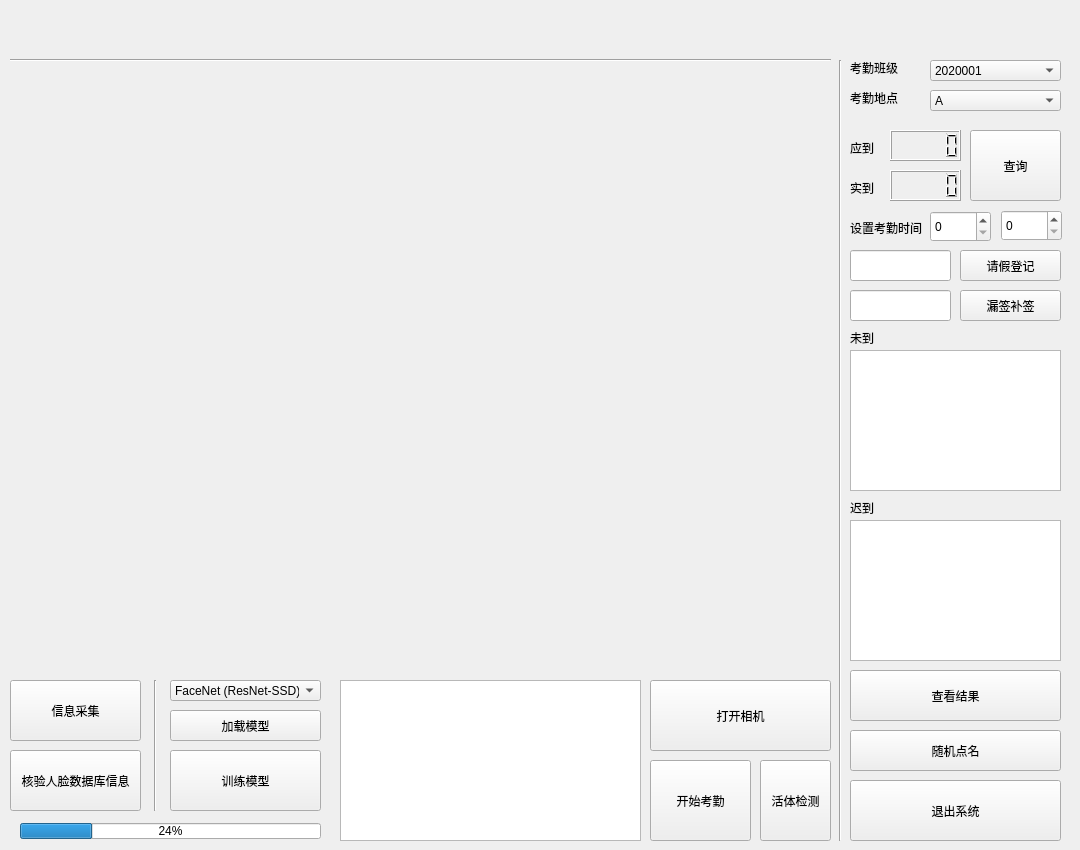
<?xml version="1.0" encoding="UTF-8"?>
<ui version="4.0">
 <class>Form</class>
 <widget class="QWidget" name="Form">
  <property name="geometry">
   <rect>
    <x>0</x>
    <y>0</y>
    <width>1080</width>
    <height>850</height>
   </rect>
  </property>
  <property name="minimumSize">
   <size>
    <width>1080</width>
    <height>850</height>
   </size>
  </property>
  <property name="maximumSize">
   <size>
    <width>1080</width>
    <height>850</height>
   </size>
  </property>
  <property name="windowTitle">
   <string>Form</string>
  </property>
  <widget class="QLabel" name="label_time">
   <property name="geometry">
    <rect>
     <x>840</x>
     <y>10</y>
     <width>231</width>
     <height>30</height>
    </rect>
   </property>
   <property name="text">
    <string/>
   </property>
  </widget>
  <widget class="QLCDNumber" name="lcd_1">
   <property name="geometry">
    <rect>
     <x>890</x>
     <y>130</y>
     <width>71</width>
     <height>31</height>
    </rect>
   </property>
  </widget>
  <widget class="QLCDNumber" name="lcd_2">
   <property name="geometry">
    <rect>
     <x>890</x>
     <y>170</y>
     <width>71</width>
     <height>31</height>
    </rect>
   </property>
  </widget>
  <widget class="QLabel" name="label_lcdName1">
   <property name="geometry">
    <rect>
     <x>850</x>
     <y>140</y>
     <width>31</width>
     <height>16</height>
    </rect>
   </property>
   <property name="text">
    <string>应到</string>
   </property>
  </widget>
  <widget class="QLabel" name="label_lcdName2">
   <property name="geometry">
    <rect>
     <x>850</x>
     <y>180</y>
     <width>31</width>
     <height>16</height>
    </rect>
   </property>
   <property name="text">
    <string>实到</string>
   </property>
  </widget>
  <widget class="QLabel" name="label_listName1">
   <property name="geometry">
    <rect>
     <x>850</x>
     <y>330</y>
     <width>31</width>
     <height>16</height>
    </rect>
   </property>
   <property name="text">
    <string>未到</string>
   </property>
  </widget>
  <widget class="QLabel" name="label_listName2">
   <property name="geometry">
    <rect>
     <x>850</x>
     <y>500</y>
     <width>41</width>
     <height>16</height>
    </rect>
   </property>
   <property name="text">
    <string>迟到</string>
   </property>
  </widget>
  <widget class="QPushButton" name="bt_view">
   <property name="geometry">
    <rect>
     <x>850</x>
     <y>670</y>
     <width>211</width>
     <height>51</height>
    </rect>
   </property>
   <property name="text">
    <string>查看结果</string>
   </property>
  </widget>
  <widget class="QPushButton" name="bt_leave">
   <property name="geometry">
    <rect>
     <x>960</x>
     <y>250</y>
     <width>101</width>
     <height>31</height>
    </rect>
   </property>
   <property name="text">
    <string>请假登记</string>
   </property>
  </widget>
  <widget class="QPushButton" name="bt_exit">
   <property name="geometry">
    <rect>
     <x>850</x>
     <y>780</y>
     <width>211</width>
     <height>61</height>
    </rect>
   </property>
   <property name="text">
    <string>退出系统</string>
   </property>
  </widget>
  <widget class="QLabel" name="label_class">
   <property name="geometry">
    <rect>
     <x>850</x>
     <y>60</y>
     <width>51</width>
     <height>16</height>
    </rect>
   </property>
   <property name="text">
    <string>考勤班级</string>
   </property>
  </widget>
  <widget class="QLabel" name="label_location">
   <property name="geometry">
    <rect>
     <x>850</x>
     <y>90</y>
     <width>61</width>
     <height>16</height>
    </rect>
   </property>
   <property name="text">
    <string>考勤地点</string>
   </property>
  </widget>
  <widget class="QComboBox" name="comboBox_class">
   <property name="geometry">
    <rect>
     <x>930</x>
     <y>60</y>
     <width>131</width>
     <height>21</height>
    </rect>
   </property>
   <item>
    <property name="text">
     <string>2020001</string>
    </property>
   </item>
   <item>
    <property name="text">
     <string>2020002</string>
    </property>
   </item>
  </widget>
  <widget class="QComboBox" name="comboBox_location">
   <property name="geometry">
    <rect>
     <x>930</x>
     <y>90</y>
     <width>131</width>
     <height>21</height>
    </rect>
   </property>
   <item>
    <property name="text">
     <string>A</string>
    </property>
   </item>
   <item>
    <property name="text">
     <string>B</string>
    </property>
   </item>
   <item>
    <property name="text">
     <string>C</string>
    </property>
   </item>
   <item>
    <property name="text">
     <string>D</string>
    </property>
   </item>
   <item>
    <property name="text">
     <string>E</string>
    </property>
   </item>
  </widget>
  <widget class="QPushButton" name="bt_check">
   <property name="geometry">
    <rect>
     <x>970</x>
     <y>130</y>
     <width>91</width>
     <height>71</height>
    </rect>
   </property>
   <property name="text">
    <string>查询</string>
   </property>
  </widget>
  <widget class="QPushButton" name="bt_gathering">
   <property name="geometry">
    <rect>
     <x>10</x>
     <y>680</y>
     <width>131</width>
     <height>61</height>
    </rect>
   </property>
   <property name="text">
    <string>信息采集</string>
   </property>
  </widget>
  <widget class="QPushButton" name="bt_start_check">
   <property name="geometry">
    <rect>
     <x>650</x>
     <y>760</y>
     <width>101</width>
     <height>81</height>
    </rect>
   </property>
   <property name="text">
    <string>开始考勤</string>
   </property>
  </widget>
  <widget class="QPushButton" name="bt_blinks">
   <property name="geometry">
    <rect>
     <x>760</x>
     <y>760</y>
     <width>71</width>
     <height>81</height>
    </rect>
   </property>
   <property name="text">
    <string>活体检测</string>
   </property>
  </widget>
  <widget class="QLabel" name="label_title">
   <property name="geometry">
    <rect>
     <x>350</x>
     <y>10</y>
     <width>400</width>
     <height>40</height>
    </rect>
   </property>
   <property name="text">
    <string/>
   </property>
  </widget>
  <widget class="QPushButton" name="bt_open_camera">
   <property name="geometry">
    <rect>
     <x>650</x>
     <y>680</y>
     <width>181</width>
     <height>71</height>
    </rect>
   </property>
   <property name="text">
    <string>打开相机</string>
   </property>
  </widget>
  <widget class="QLabel" name="label_camera">
   <property name="geometry">
    <rect>
     <x>20</x>
     <y>70</y>
     <width>700</width>
     <height>600</height>
    </rect>
   </property>
   <property name="text">
    <string/>
   </property>
  </widget>
  <widget class="QLabel" name="label_logo">
   <property name="geometry">
    <rect>
     <x>20</x>
     <y>60</y>
     <width>800</width>
     <height>600</height>
    </rect>
   </property>
   <property name="minimumSize">
    <size>
     <width>800</width>
     <height>600</height>
    </size>
   </property>
   <property name="maximumSize">
    <size>
     <width>800</width>
     <height>600</height>
    </size>
   </property>
   <property name="text">
    <string/>
   </property>
  </widget>
  <widget class="QPushButton" name="bt_generator">
   <property name="geometry">
    <rect>
     <x>170</x>
     <y>750</y>
     <width>151</width>
     <height>61</height>
    </rect>
   </property>
   <property name="text">
    <string>训练模型</string>
   </property>
  </widget>
  <widget class="QTableView" name="tableView_escape">
   <property name="geometry">
    <rect>
     <x>850</x>
     <y>520</y>
     <width>211</width>
     <height>141</height>
    </rect>
   </property>
  </widget>
  <widget class="QTableView" name="tableView_late">
   <property name="geometry">
    <rect>
     <x>850</x>
     <y>350</y>
     <width>211</width>
     <height>141</height>
    </rect>
   </property>
  </widget>
  <widget class="QLineEdit" name="lineEdit_leave">
   <property name="geometry">
    <rect>
     <x>850</x>
     <y>250</y>
     <width>101</width>
     <height>31</height>
    </rect>
   </property>
  </widget>
  <widget class="QLineEdit" name="lineEdit_supplement">
   <property name="geometry">
    <rect>
     <x>850</x>
     <y>290</y>
     <width>101</width>
     <height>31</height>
    </rect>
   </property>
  </widget>
  <widget class="QPushButton" name="bt_supplement">
   <property name="geometry">
    <rect>
     <x>960</x>
     <y>290</y>
     <width>101</width>
     <height>31</height>
    </rect>
   </property>
   <property name="text">
    <string>漏签补签</string>
   </property>
  </widget>
  <widget class="Line" name="line_1">
   <property name="geometry">
    <rect>
     <x>140</x>
     <y>680</y>
     <width>31</width>
     <height>131</height>
    </rect>
   </property>
   <property name="orientation">
    <enum>Qt::Vertical</enum>
   </property>
  </widget>
  <widget class="QTextBrowser" name="textBrowser_log">
   <property name="geometry">
    <rect>
     <x>340</x>
     <y>680</y>
     <width>301</width>
     <height>161</height>
    </rect>
   </property>
  </widget>
  <widget class="QProgressBar" name="progressBar">
   <property name="geometry">
    <rect>
     <x>20</x>
     <y>823</y>
     <width>301</width>
     <height>16</height>
    </rect>
   </property>
   <property name="value">
    <number>24</number>
   </property>
  </widget>
  <widget class="QPushButton" name="bt_check_random">
   <property name="geometry">
    <rect>
     <x>850</x>
     <y>730</y>
     <width>211</width>
     <height>41</height>
    </rect>
   </property>
   <property name="text">
    <string>随机点名</string>
   </property>
  </widget>
  <widget class="Line" name="line_2">
   <property name="geometry">
    <rect>
     <x>830</x>
     <y>60</y>
     <width>20</width>
     <height>781</height>
    </rect>
   </property>
   <property name="orientation">
    <enum>Qt::Vertical</enum>
   </property>
  </widget>
  <widget class="Line" name="line_4">
   <property name="geometry">
    <rect>
     <x>10</x>
     <y>50</y>
     <width>821</width>
     <height>21</height>
    </rect>
   </property>
   <property name="orientation">
    <enum>Qt::Horizontal</enum>
   </property>
  </widget>
  <widget class="QPushButton" name="bt_check_variation">
   <property name="geometry">
    <rect>
     <x>10</x>
     <y>750</y>
     <width>131</width>
     <height>61</height>
    </rect>
   </property>
   <property name="text">
    <string>核验人脸数据库信息</string>
   </property>
  </widget>
  <widget class="QLabel" name="label_location_2">
   <property name="geometry">
    <rect>
     <x>850</x>
     <y>220</y>
     <width>81</width>
     <height>16</height>
    </rect>
   </property>
   <property name="text">
    <string>设置考勤时间</string>
   </property>
  </widget>
  <widget class="QSpinBox" name="spinBox_time_hour">
   <property name="geometry">
    <rect>
     <x>930</x>
     <y>211</y>
     <width>61</width>
     <height>31</height>
    </rect>
   </property>
  </widget>
  <widget class="QSpinBox" name="spinBox_time_minute">
   <property name="geometry">
    <rect>
     <x>1001</x>
     <y>210</y>
     <width>61</width>
     <height>31</height>
    </rect>
   </property>
  </widget>
  <widget class="QComboBox" name="comboBox_location_2">
   <property name="geometry">
    <rect>
     <x>170</x>
     <y>680</y>
     <width>151</width>
     <height>21</height>
    </rect>
   </property>
   <item>
    <property name="text">
     <string>FaceNet (ResNet-SSD)</string>
    </property>
   </item>
   <item>
    <property name="text">
     <string>FaceNet (MTCNN)</string>
    </property>
   </item>
   <item>
    <property name="text">
     <string>RetinaFace</string>
    </property>
   </item>
   <item>
    <property name="text">
     <string>ArcFace</string>
    </property>
   </item>
   <item>
    <property name="text">
     <string>CenterFace</string>
    </property>
   </item>
   <item>
    <property name="text">
     <string>DBFace</string>
    </property>
   </item>
   <item>
    <property name="text">
     <string>FaceBoxes</string>
    </property>
   </item>
   <item>
    <property name="text">
     <string>S3FD</string>
    </property>
   </item>
  </widget>
  <widget class="QPushButton" name="bt_load_model">
   <property name="geometry">
    <rect>
     <x>170</x>
     <y>710</y>
     <width>151</width>
     <height>31</height>
    </rect>
   </property>
   <property name="text">
    <string>加载模型</string>
   </property>
  </widget>
 </widget>
 <resources/>
 <connections/>
</ui>
